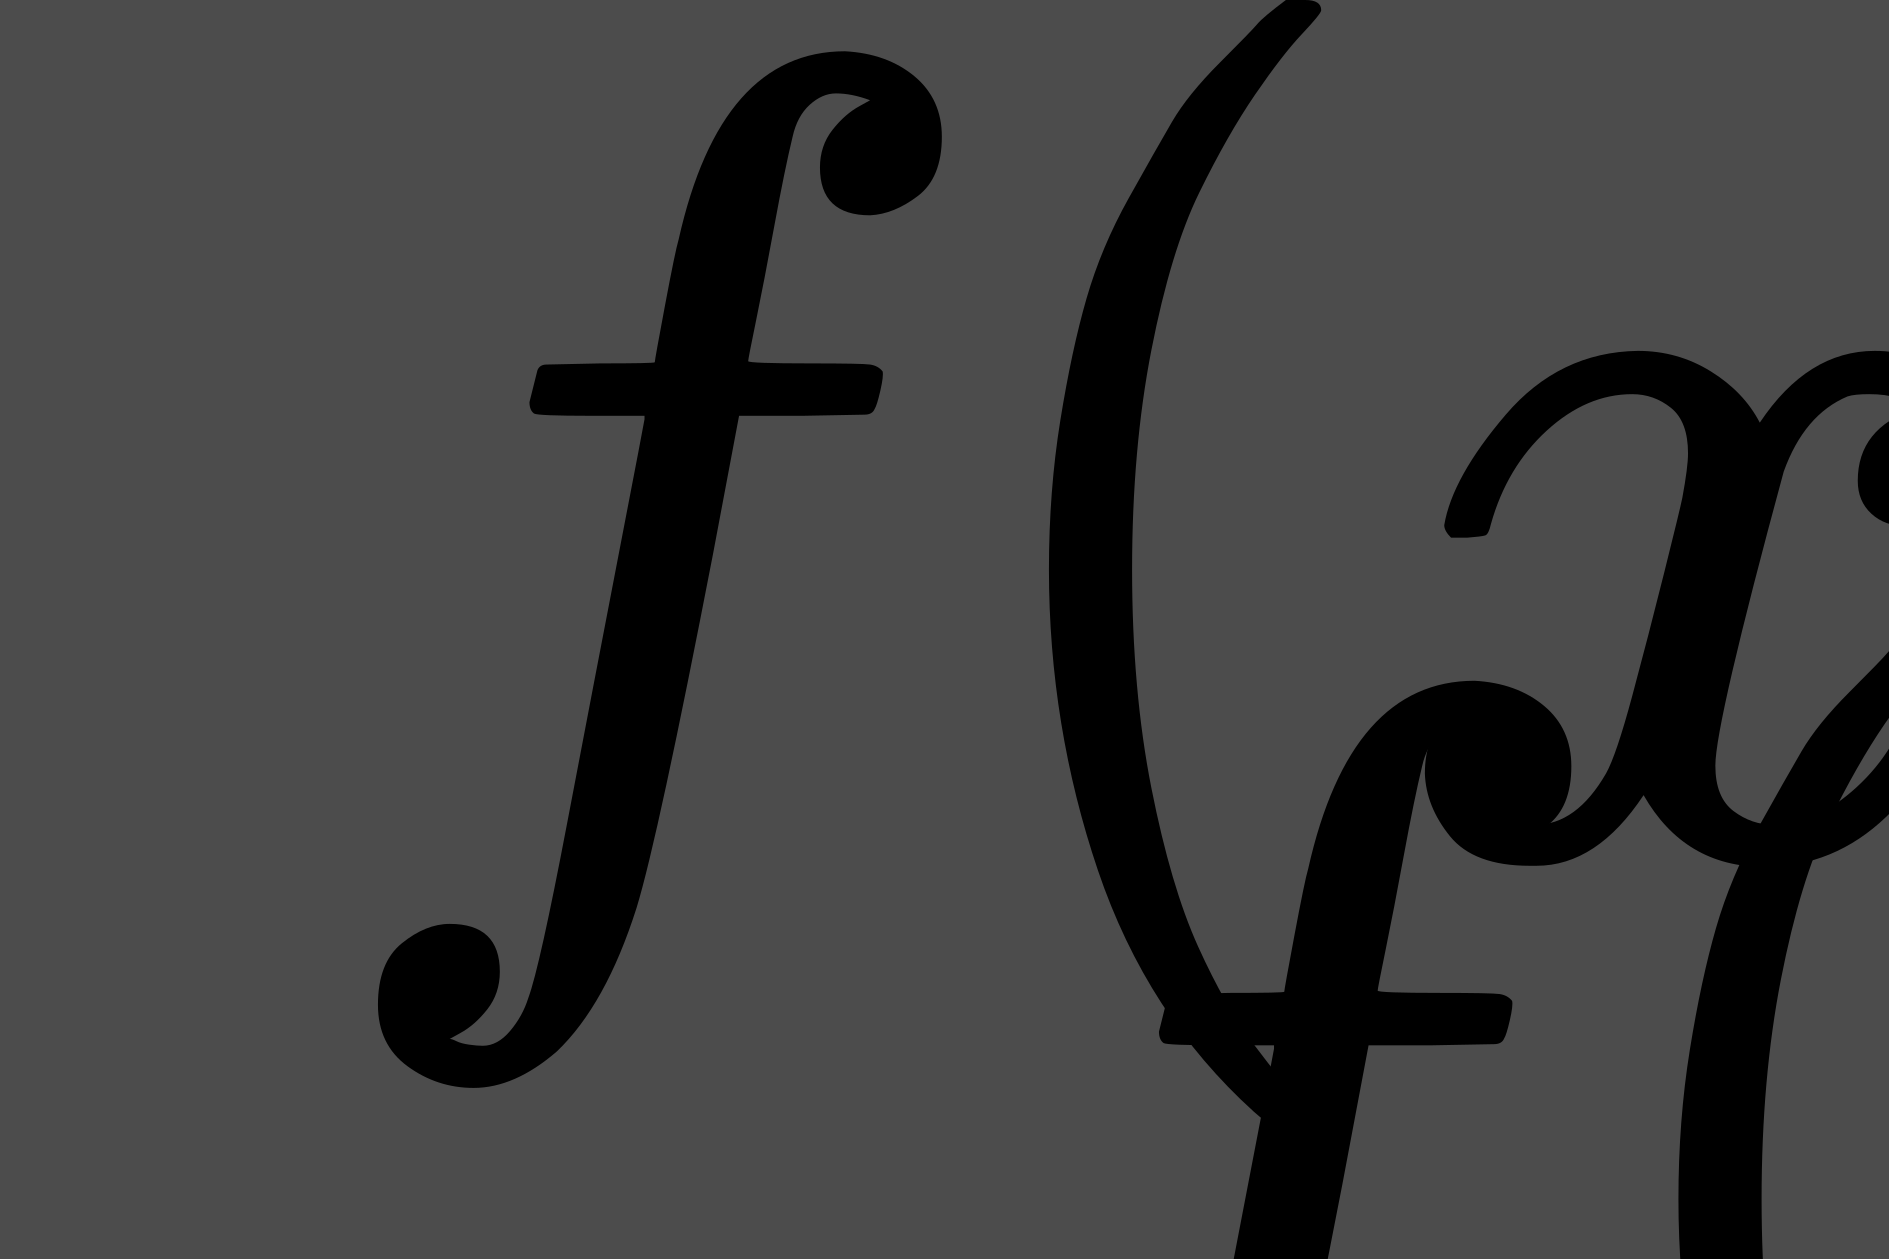

This chart was generated by the following Julia code:
import MechanicalSketch
import MechanicalSketch: empty_figure, O, WI, HE, finish
import MechanicalSketch: PALETTE
import MechanicalSketch: circle, scale_to_pt, scale_pt_to_unit
import MechanicalSketch: @import_expand, @layer, Point
import MechanicalSketch: ∙, °
import MechanicalSketch: placeimage, readsvg, readpng, color_with_lumin
import MechanicalSketch: Luxor, Length, set_scale_sketch, text, SVGimage
import Luxor:            Cairo.CairoSurfaceBase, translate, scale

let

if !@isdefined m²
    @import_expand(~m, s, °)
end
include("test_functions_35.jl")
empty_figure(filename = joinpath(@__DIR__, "test_35.png"),
    backgroundcolor = color_with_lumin(PALETTE[8], 30));

totheight = 10.0m
set_scale_sketch(totheight, HE)
totwidth = totheight * WI / HE
Δx = totwidth / 4
Δy = totheight / 4
centers = reshape([Point(x, y) for x in Δx * [-1, 0, 1], y in Δy * [1, 0, -1]], :, 1)
θs = [180, 225, 270]°

for (i, cent) in enumerate(centers)
    circle(cent; d = 1m)
    circle.(cent; r = 2m)
    text(string(i), cent + (1, 1)m, )
end
svfnam = joinpath("..", "resource", "dn69ygSyBh.svg")
isfile(svfnam)
sv = readsvg(svfnam)
place_image_35(centers[1], sv, centered = true)
place_image_35(centers[2], sv, centered = false)
place_image_35(centers[3], sv, centered = true, height = 1m)
place_image_35(centers[4], sv, centered = false, height = 1m)
place_image_35(centers[5], sv, centered = true, width = 1m)
place_image_35(centers[6], sv, centered = false, width = 1m)
place_image_35(centers[7] + 2m .* (cos(θs[1]), sin(θs[1])), sv, centered = true, width = 1m)
place_image_35(centers[8] + 2m .* (cos(θs[2]), sin(θs[2])), sv, centered = true, width = 1m)
place_image_35(centers[9] + 2m .* (cos(θs[2]), sin(θs[2])), sv, centered = false, width = 1m)

end # let

finish()
